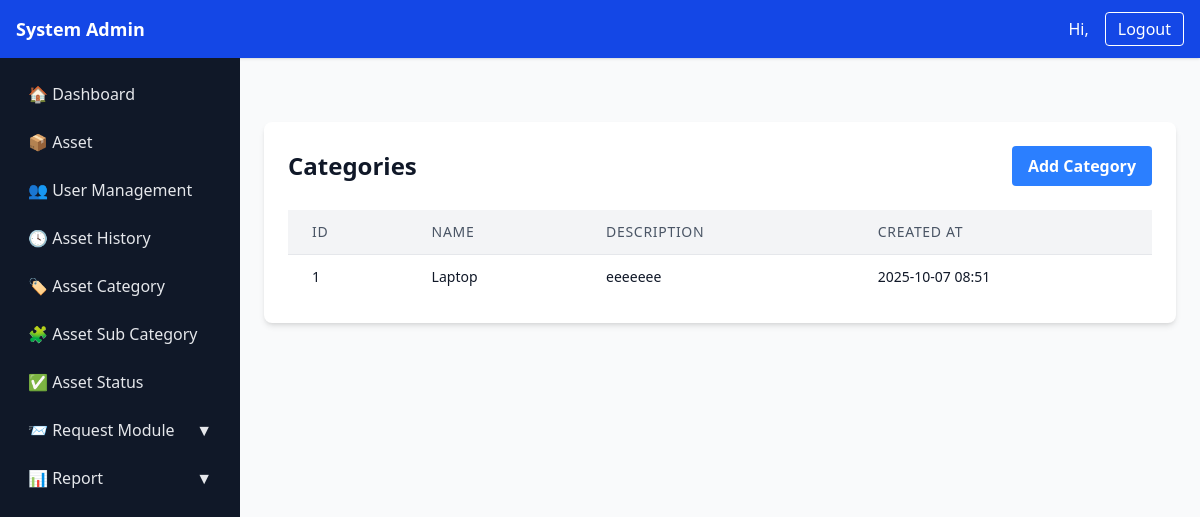
The page /assets/category/ on the database its author committed.
### asset1/models.py (models this page shows, shortened)
class Category(models.Model):
    name = models.CharField(max_length=120, unique=True)
    description = models.TextField(blank=True)
    created_at = models.DateTimeField(default=timezone.now)

### asset1/views.py (the view)
# urls.py: path('assets/category/', views.category_list, name='asset_category'),
def category_list(request):
    categories = Category.objects.all()
    return render(request, 'asset1/asset_category.html', {'categories': categories})

### asset1/templates/asset1/asset_category.html (shortened to what this page needs)
{% extends "asset1/sidebar.html" %}
{% block page_content %}
<div class="max-w-6xl mx-auto mt-10 p-6 bg-white rounded-lg shadow-md">
  <div class="flex justify-between items-center mb-6">
    <h2 class="text-2xl font-bold">Categories</h2>
    <a href="{% url 'asset1:category_create' %}"
       class="px-4 py-2 bg-blue-500 text-white font-semibold rounded hover:bg-blue-700 transition">
      Add Category
    </a>
  </div>
  {% if categories %}
  <div class="overflow-x-auto">
      <table class="min-w-full divide-y divide-gray-200 rounded-lg shadow-sm">
      <thead class="bg-gray-100">
        <tr>
          <th class="px-6 py-3 text-left text-sm font-medium text-gray-600 uppercase tracking-wider">ID</th>
          <th class="px-6 py-3 text-left text-sm font-medium text-gray-600 uppercase tracking-wider">Name</th>
          <th class="px-6 py-3 text-left text-sm font-medium text-gray-600 uppercase tracking-wider">Description</th>
          <th class="px-6 py-3 text-left text-sm font-medium text-gray-600 uppercase tracking-wider">Created At</th>
        </tr>
      </thead>
      <tbody class="bg-white divide-y divide-gray-200">
        {% for category in categories %}
        <tr class="hover:bg-gray-100">
          <td class="px-6 py-3 text-sm">{{ category.id }}</td>
          <td class="px-6 py-3 text-sm">{{ category.name }}</td>
          <td class="px-6 py-3 text-sm">{{ category.description }}</td>
          <td class="px-6 py-3 text-sm">{{ category.created_at|date:"Y-m-d H:i" }}</td>
        </tr>
        {% empty %}
        <tr>
          <td colspan="4" class="px-6 py-4 text-center text-gray-500">No categories available.</td>
        </tr>
        {% endfor %}
      </tbody>
    </table>
  </div>
  {% else %}
    <p class="text-center text-gray-500 mt-4">No categories available.</p>
  {% endif %}
</div>
{% endblock %}

### rows shown on the page
Category: id "1", name "Laptop", description "eeeeeee", created_at "2025-10-07 08:51"
